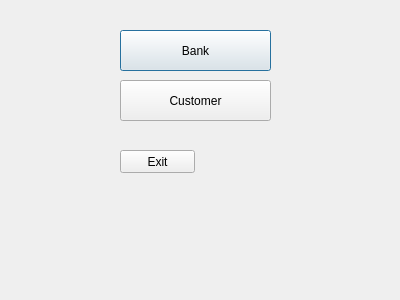
<?xml version="1.0" encoding="UTF-8"?>
<ui version="4.0">
 <class>main_window</class>
 <widget class="QDialog" name="main_window">
  <property name="geometry">
   <rect>
    <x>0</x>
    <y>0</y>
    <width>400</width>
    <height>300</height>
   </rect>
  </property>
  <property name="windowTitle">
   <string>Dialog</string>
  </property>
  <widget class="QPushButton" name="Button_bank">
   <property name="geometry">
    <rect>
     <x>120</x>
     <y>30</y>
     <width>151</width>
     <height>41</height>
    </rect>
   </property>
   <property name="text">
    <string>Bank</string>
   </property>
  </widget>
  <widget class="QPushButton" name="Button_customer">
   <property name="geometry">
    <rect>
     <x>120</x>
     <y>80</y>
     <width>151</width>
     <height>41</height>
    </rect>
   </property>
   <property name="text">
    <string>Customer</string>
   </property>
  </widget>
  <widget class="QPushButton" name="Button_exit">
   <property name="geometry">
    <rect>
     <x>120</x>
     <y>150</y>
     <width>75</width>
     <height>23</height>
    </rect>
   </property>
   <property name="text">
    <string>Exit</string>
   </property>
  </widget>
 </widget>
 <resources/>
 <connections/>
</ui>
